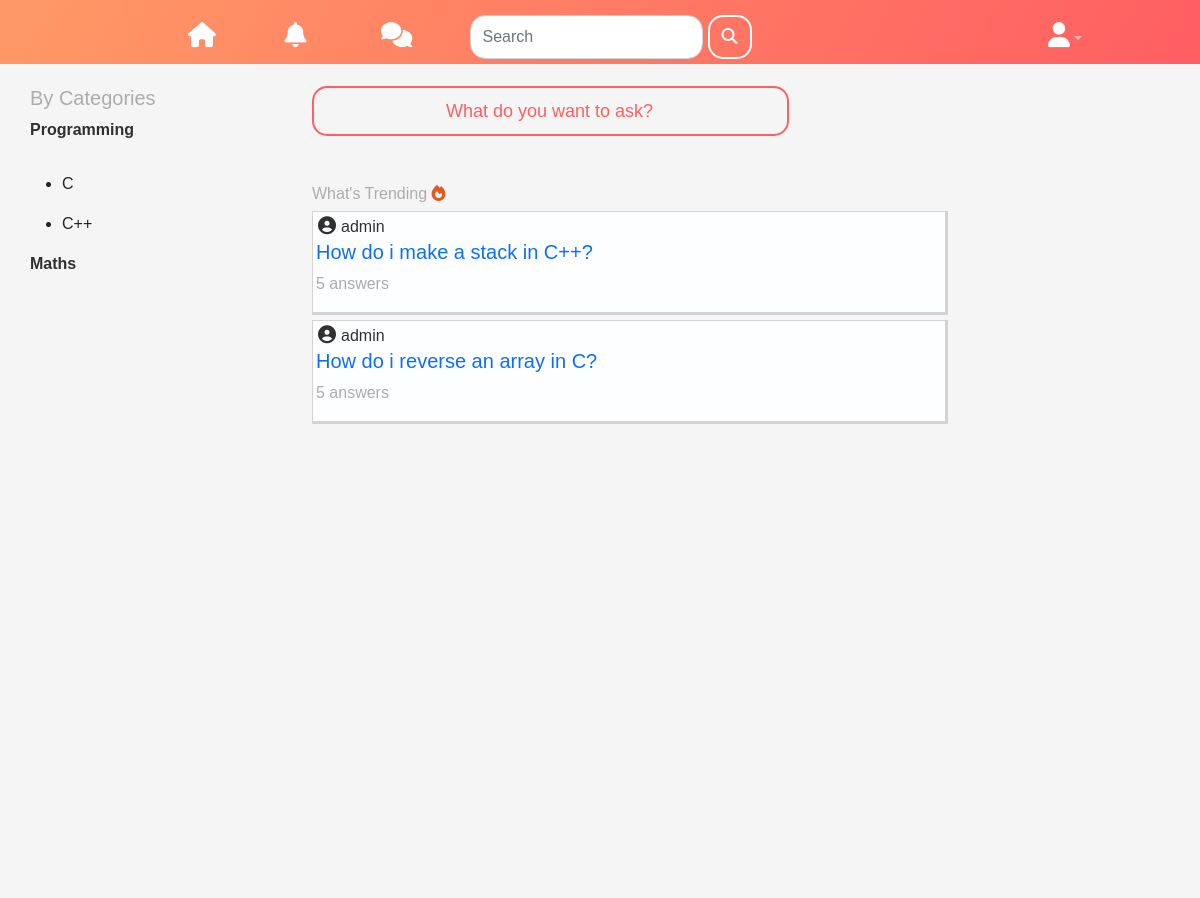
Before: / with the older database file.
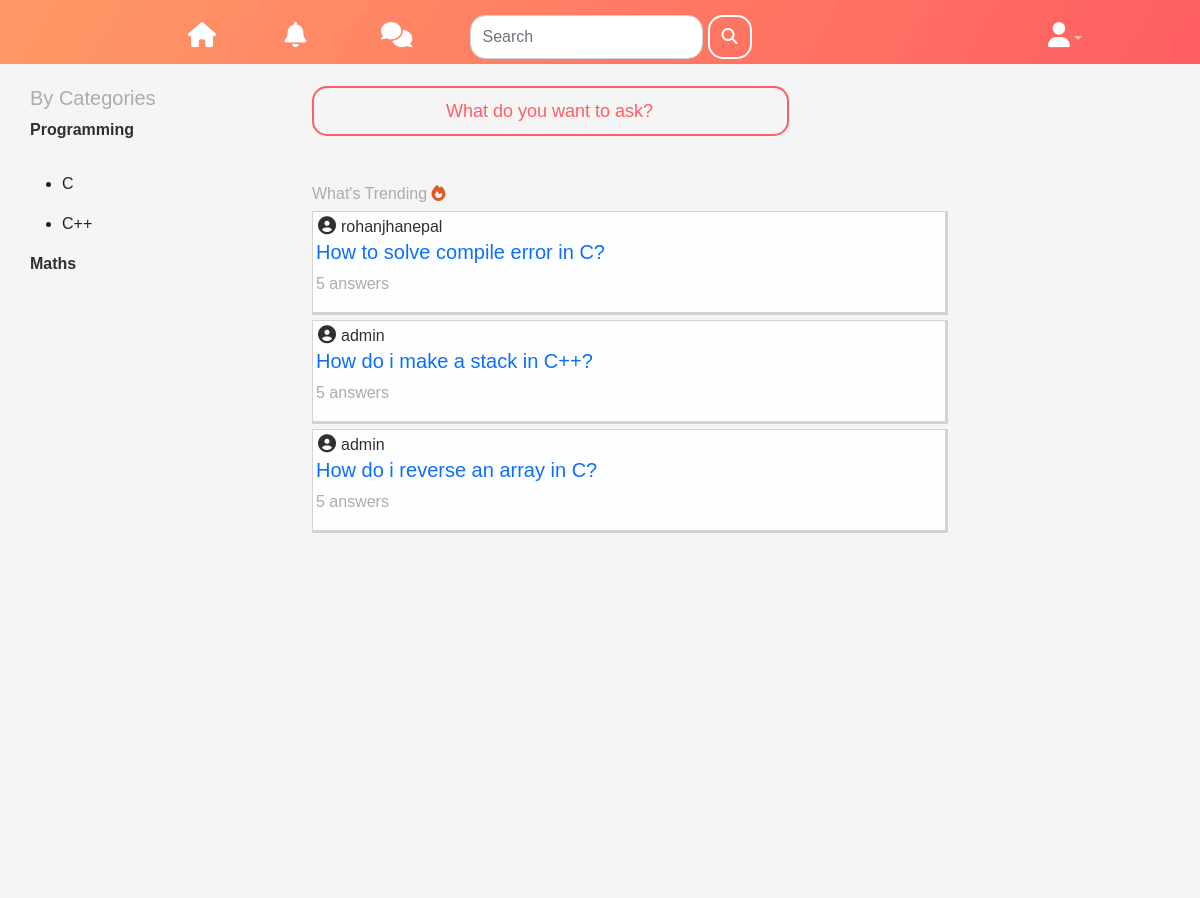
After: the same page with the newer database file.
### forum/models.py (models this page shows, shortened)
class Category(models.Model):
    name = models.CharField(max_length=255, unique=True)
    class Meta:
        verbose_name_plural = 'Categories'

class SubCategory(models.Model):
    name = models.CharField(max_length=255, unique=True)
    category = models.ForeignKey('forum.Category',related_name='subcategory',on_delete=models.CASCADE)
    class Meta:
        verbose_name_plural = 'SubCategories'

class Post(models.Model):
    title = models.CharField(max_length=200,blank=False)
    slug = models.SlugField(max_length=200, null=True, blank=True)
    tag = models.ManyToManyField('forum.Tag', blank=True,related_name='tag')
    category = models.ForeignKey('forum.Category', related_name="category" ,on_delete=models.CASCADE, null=True, blank=True)
    subcategory = models.ForeignKey('forum.SubCategory', related_name="subcategory" ,on_delete=models.CASCADE, null=True, blank=True)
    solved = models.BooleanField(default=False) #has the problem been solved?
    posted_by = models.ForeignKey(User, related_name='user',on_delete=models.CASCADE) #posted by user
    posted_on = models.DateTimeField(default=timezone.now)
    views = models.IntegerField(default=0) #total times the post was viewed

### forum/views.py (the view)
# urls.py: path('', views.index, name='home'),
def index(request): #home page of discussion forum
    categories = models.Category.objects.all()
    posts = models.Post.objects.all().order_by('-posted_on')
    context = {
        'categories': categories,
        'posts': posts,
    }
    return render(request, 'forum/index.html' , context=context)

### forum/templates/forum/index.html (shortened to what this page needs)
{% extends "forum/base.html" %}
{% load bootstrap4 %}
{% load static %}
{% block categories %}
<h5 style="color: #acacac; font-family: Verdana, Geneva, Tahoma, sans-serif ;">By Categories</h5>
{% for category in categories %}
    <a href="#">{{ category.name }}</a>
    {% for subcat in category.subcategory.all %}
        <ul><li> {{ subcat.name }}</li></ul>
    {% endfor %}
{% endfor %}
{% endblock categories %}
{% block content %}
<div class="search-box">
    <input type="Button" name="ask" value="What do you want to ask?" class="btn btn-outline-primary main-btn">
</div>
<br>
<br>
<h6 >What's Trending <i class="fas fa-fire" style="color: #e25822;"></i></h6>
{% for post in posts %}
<div class="question-container">
    <p style="color: #303030; margin-bottom: 0px;" ><i class="fas fa-user-circle" style="margin: 5px; font-size: large;"></i>{{ post.posted_by }}</p>
    <h5 style="color: blue; padding-left: 3px;"><a href={% url "forum:post_detail" slug=post.slug %}>{{ post.title }}</a></h5>
    <p style="color: #acacac; padding-left: 3px;">5 answers</p>
  </div>
  {% endfor %}
{% endblock content%}

### forum/templates/forum/base.html (shortened to what this page needs)
{% load static %}
<!doctype html>
<html lang="en">
  <head>
    <link href="https://cdn.jsdelivr.net/npm/bootstrap@5.1.3/dist/css/bootstrap.min.css" rel="stylesheet">
    <link rel="stylesheet" href="{% static "forum/css/base.css" %}">
  </head>
  <body>
    <nav class="navbar navbar-expand-lg navbar-dark bg-dark  bg-prime" id="header">
        <div class="container">
          <div class="collapse navbar-collapse" id="navbarResponsive">
            <ul class="navbar-nav ml-auto">
              <li class="nav-item">
                <a class="nav-link" href={% url "forum:home" %}><i style="color: white;"class="fas fa-home nav"></i>
              </li>
              <li class="nav-item">
                <a class="nav-link" href=""><i  style="color: white;"class="fas fa-bell nav"></i></a>
              </li>
              <li class="nav-item">
                <a class="nav-link" href=""><i  style="color: white;"class="fas fa-comments nav"></i></a>
              </li>
              <form class="form-inline top" action="{% url "forum:search" %}" method="get">
                <input class="form-control mr-sm-2 search-box-nav" style="margin-right: 5px; border-radius: 15px;color: #ff5e62;width:max-content;" type="text" placeholder="Search" aria-label="Search" name="q">
                <button class="btn search btn-outline-primary my-2 my-sm-0" type="submit"><i class="fas fa-search"></i></button>
              </form>
                <li class="nav-item dropdown" style="position: absolute;right: 0;margin-left: auto;">
                      <a class="nav-link dropdown-toggle" href="" id="navbarDropdown" role="button" data-toggle="dropdown" aria-haspopup="true" aria-expanded="false"><i style="color: white;" class="fas fa-user nav"></i></a>
                  </li>
            </ul>
          </div>
        </div>
      </nav>
    <div class="container">
      <div class="left-sidebar">
        <div class="imp-links">
         {% block categories %}
         {% endblock categories %}
        </div>
      </div>
      <div class="main-content">
      {% block content %} {% endblock content %}
      </div>
  </body>
</html>

### forum/static/forum/css/base.css (style rules this page uses)
* { margin:0; padding: 0; font-family:'poppins',sans-serif; }
body { background:#f5f5f5; }
i.nav { font-size: 25px; }
nav { background-image: linear-gradient(120deg,#ff9966,#ff5e62); height: 4rem; width: 100%; padding-left: 15%; position: fixed;; top: 0; z-index: 100; margin-bottom: 2px; }
.nav-item { width: 10rem; }
.form-inline { display: flex; padding-right: 25%; margin-right: auto; }
.form-inline.top { margin-left: auto; }
.container { display: flex; padding-top:20px; padding-bottom: 1%; padding-left: 0; }
.left-sidebar { background-color: #f5f5f5; flex-basis: 25%; position: sticky; top: 70px; align-self: flex-start; height: 100vh; }
.main-content { flex-basis: 47%; padding: 0; padding-left: 0; padding-right: 0; }
.imp-links a { text-decoration: none; display: flex; align-items: center; margin-bottom: 30px; color:#303030; width:fit-content; font-weight: bold; }
a { text-decoration: none; }
li i { margin:auto; }
input.main-btn { width: 90%; height: 50px; padding-left: 10px; font-family: sans-serif; font-size: large; font-weight: 500; border-radius: 15px; }
h6 { color: #acacac; font-family: sans-serif; }
.question-container { background-color:#FDFEFF; width: 120%; height: auto; border-top: 1px solid lightgrey; border-left: 1px solid lightgrey; border-right: 3px solid lightgray; border-bottom: 3px solid lightgray; margin-bottom: 5px; }
.search.btn-outline-primary { color: white !important; border:2px solid white !important; border-radius: 15px; padding-top: 0; padding-bottom: 0; }
.btn-outline-primary { color: #ff5e62; border:2px solid #ff5e62; border-radius: 15px; font-weight: 700; padding-top: 0; padding-bottom: 0; }

Changed rows visible on the page:
added Post: posted_by "rohanjhanepal", title "How to solve compile error in C?"
